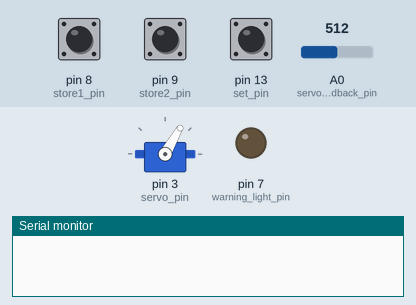
This sketch was run on a simulated Arduino Uno, built with avr-gcc and run on an emulated ATmega328P. On the bench: servo, output pins drawn as LEDs (lit = HIGH), the last lines printed to the serial monitor. The inputs (shaded band) are chosen by the test bench; at power-on: A0 (servo_feedback_pin) = 512, pin 8 (store1_pin) HIGH, pin 9 (store2_pin) HIGH, pin 13 (set_pin) HIGH.

Above: at 0.9 s.
At 17.4 s:
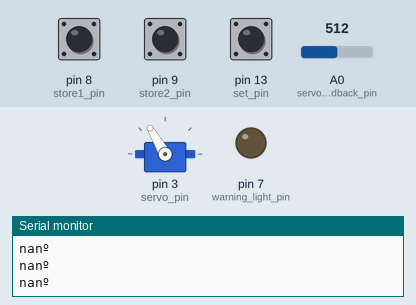
17.5 s: A0 (servo_feedback_pin) set to 716
At 18.1 s:
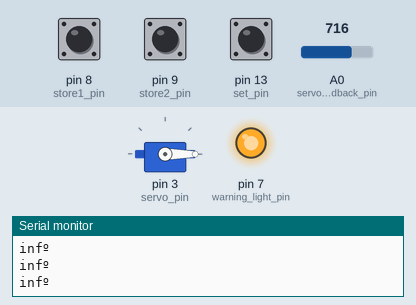
19.0 s: pin 8 (store1_pin) pulled LOW for 0.15 s
20.6 s: pin 9 (store2_pin) pulled LOW for 0.15 s
Timing chart, 0 to 23.6 s (numbered marks = the images above; inputs shaded):
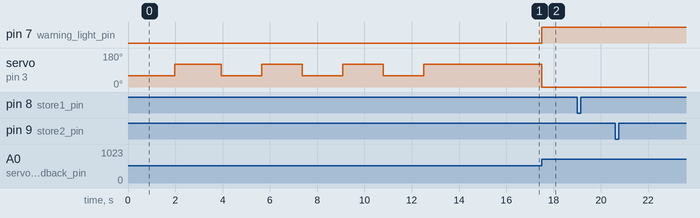

Measured:
- after the input at 17.5 s, pin 7 (warning_light_pin): LOW → HIGH at once; servo on pin 3 (servo_pin): 120° → 0° at once

The sketch:

servo_stuff.ino
```cpp
#include <Servo.h>

Servo theservo;

float wiper_to_angle_scale = 0;
float wiper_to_angle_offset = 0;

float reading;

const int servo_pin = 3;
const int servo_feedback_pin = A0;
const int set_pin = 13;
const int store1_pin = 8;
const int store2_pin = 9;
const int warning_light_pin = 7;

float store1;
float store2;

bool do_movement_limits = true;
int upper_movement_limit = 170;
int lower_movement_limit = 10;

float read_analogue_input_avg(int delay_time=5, int readings=50) {
  float avg_read;
  int i;

  avg_read = analogRead(servo_feedback_pin);
  for (i=1; i<readings; i++) {
    avg_read = (avg_read + analogRead(servo_feedback_pin)) / 2;
    delay(delay_time);
  }
  return avg_read;
}

float wiper_to_angle(float analogue_input) {
  return (analogue_input - wiper_to_angle_offset) / wiper_to_angle_scale ;
}

void smooth_rotate(int angle) {

}

void setup() {
  float wiper_at_60;
  float wiper_at_120;
  int i;

  theservo.attach(servo_pin);
  Serial.begin(115200);
  pinMode(set_pin, INPUT_PULLUP);
  pinMode(store1_pin, INPUT_PULLUP);
  pinMode(store2_pin, INPUT_PULLUP);
  pinMode(servo_feedback_pin, INPUT_PULLUP);
  pinMode(warning_light_pin, OUTPUT);


  theservo.write(59);
  delay(800);
  theservo.write(60);
  delay(150);
  wiper_at_60 = read_analogue_input_avg(5, 200);

  theservo.write(121);
  delay(800);
  theservo.write(120);
  delay(150);
  wiper_at_120 = read_analogue_input_avg(5, 200);

  for (i=0; i<3; i++) {
    theservo.write(59);
    delay(800);
    theservo.write(60);
    delay(150);
    wiper_at_60 = (wiper_at_60 + read_analogue_input_avg(5, 150)) / 2;

    theservo.write(121);
    delay(800);
    theservo.write(120);
    delay(150);
    wiper_at_120 = (wiper_at_120 + read_analogue_input_avg(5, 150)) / 2;
  }

  Serial.print("60º: ");
  Serial.println(wiper_at_60);
  Serial.print("120º: ");
  Serial.println(wiper_at_120);

  wiper_to_angle_scale = (wiper_at_120 - wiper_at_60) / (120-60);
  wiper_to_angle_offset = wiper_at_60 - 60 * wiper_to_angle_scale;

  Serial.print("Scale: ");
  Serial.println(wiper_to_angle_scale);
  Serial.print("Offset: ");
  Serial.println(wiper_to_angle_offset);

  //theservo.write(0);
  delay(2000);

  //for (i=0; i<=180; i += 5) {
  //  theservo.write(i);
  //  delay(100);
  //  reading = read_analogue_input_avg(6, 200);
  //  Serial.print(i);
  //  Serial.print("º is read as ");
  //  Serial.print(wiper_to_angle(reading));
  //  Serial.println("º");
  //}
  theservo.detach();
}


float angle;

void loop() {

  // put your main code here, to run repeatedly:
  reading = read_analogue_input_avg(1, 10);
  angle = wiper_to_angle(reading);

  if (do_movement_limits) {
    if ((angle <= lower_movement_limit || angle >= upper_movement_limit) && !theservo.attached()) {
        theservo.write(angle);
        theservo.attach(servo_pin);
        digitalWrite(warning_light_pin, HIGH);
        Serial.println("hey!");
      }

    if (angle <= lower_movement_limit+10) {
      theservo.write(angle + 2);
    }
    else if (angle >= upper_movement_limit-10) {
      theservo.write(angle - 5);
    }

    if ((lower_movement_limit+2 <= angle) && (angle <= upper_movement_limit-5) && theservo.attached()) {
      theservo.write(angle);
      theservo.detach();
      digitalWrite(warning_light_pin, LOW);
      Serial.println("yay");
    }
  }


  if (digitalRead(store1_pin) == 0) {
    Serial.println("AA");
    if (digitalRead(set_pin) == 0) {
      store1 = wiper_to_angle(read_analogue_input_avg(2, 50));
    }
    else {
      if (!theservo.attached()) {
        theservo.attach(servo_pin);
      }
      theservo.write(store1);
      delay(300);
      theservo.detach();
    }
  }
  if (digitalRead(store2_pin) == 0) {
    Serial.println("BB");
    if (digitalRead(set_pin) == 0) {
      store2 = wiper_to_angle(read_analogue_input_avg(2, 50));
    }
    else {
      if (!theservo.attached()) {
        theservo.attach(servo_pin);
      }
      theservo.write(store2);
      delay(300);
      theservo.detach();
    }
  }


  //Serial.print(reading);
  //Serial.print(" = ");
  Serial.print(angle);
  Serial.println("º");
}
```
